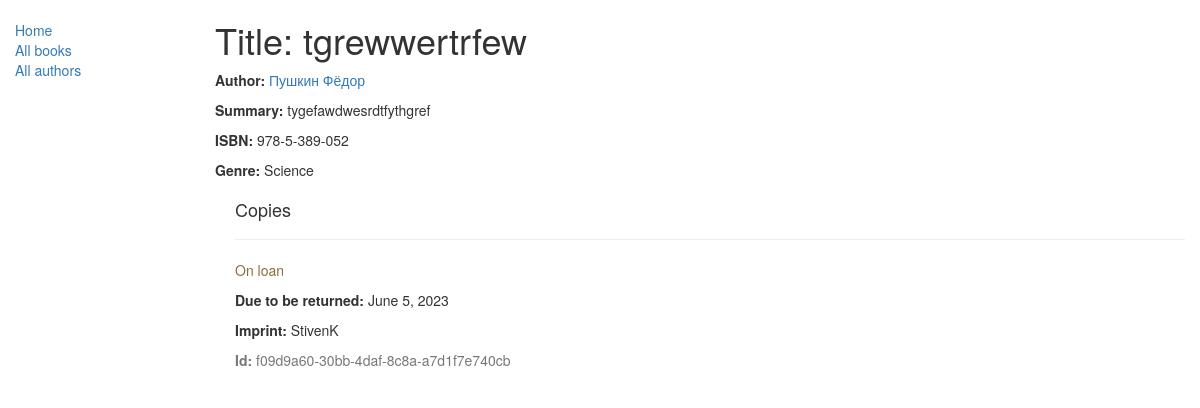
/catalog/book/2, run on the app's committed database.
### catalog/models.py (models this page shows, shortened)
class Book(models.Model):
    title = models.CharField(max_length=200)
    author = models.ForeignKey('Author', on_delete=models.SET_NULL, null=True)
    summary = models.TextField(max_length=1000, help_text="Enter a brief description of the book")
    isbn = models.CharField('ISBN', max_length=13, help_text='13 Character <a href="https://www.isbn-international.org/content/what-isbn">ISBN number</a>')
    genre = models.ManyToManyField(Genre, help_text="Select a genre for this book")
    def display_genre(self):
        return ', '.join([genre.name for genre in self.genre.all()[:3]])
    display_genre.short_description = 'Genre'

class Author(models.Model):
    first_name = models.CharField(max_length=100)
    last_name = models.CharField(max_length=100)
    date_of_birth = models.DateField(null=True, blank=True)
    date_of_death = models.DateField('Died', null=True, blank=True)
    def __str__(self):
        return '%s %s' % (self.last_name, self.first_name)

class Genre(models.Model):
    name = models.CharField(max_length=200, help_text="Enter a book genre (e.g. Science Fiction, French Poetry etc.)")
    def __str__(self):
        return self.name

class BookInstance(models.Model):
    id = models.UUIDField(primary_key= True, default=uuid.uuid4, help_text= "Unique ID for this particular book across whole library")
    book = models.ForeignKey('Book', on_delete=models.SET_NULL, null=True)
    imprint = models.CharField(max_length=200)
    due_back = models.DateField(null=True, blank=True)
    LOAN_STATUS = (
        ('m', 'Maintenance'),
        ('o', 'On loan'),
        ('a', 'Available'),
        ('r', 'Reserved'),
    )
    status = models.CharField(max_length=1, choices=LOAN_STATUS, blank=True, default='m', help_text='Book availability')
    class Meta:
        ordering = ["due_back"]

### catalog/views.py (the view)
# urls.py: path('book/<int:pk>', views.BookDetailView.as_view(), name='book-detail'),
class BookDetailView(generic.DetailView):
    model = Book

### catalog/templates/catalog/book_detail.html
{% extends "base_generic.html" %}
{% block content %}
  <h1>Title: {{ book.title }}</h1>
  <p><strong>Author:</strong> <a href="">{{ book.author }}</a></p>
  <p><strong>Summary:</strong> {{ book.summary }}</p>
  <p><strong>ISBN:</strong> {{ book.isbn }}</p>
  <p><strong>Genre:</strong> {% for genre in book.genre.all %} {{ genre }}{% if not forloop.last %}, {% endif %}{% endfor %}</p>
  <div style="margin-left:20px;margin-top:20px">
    <h4>Copies</h4>
    {% for copy in book.bookinstance_set.all %}
    <hr>
    <p class="{% if copy.status == 'a' %}text-success{% elif copy.status == 'd' %}text-danger{% else %}text-warning{% endif %}">{{ copy.get_status_display }}</p>
    {% if copy.status != 'a' %}<p><strong>Due to be returned:</strong> {{copy.due_back}}</p>{% endif %}
    <p><strong>Imprint:</strong> {{copy.imprint}}</p>
    <p class="text-muted"><strong>Id:</strong> {{copy.id}}</p>
    {% endfor %}
  </div>
{% endblock %}

### data on the page
Book: title "tgrewwertrfew", author "Пушкин Фёдор", summary "tygefawdwesrdtfythgref", isbn "978-5-389-052"
Genre: name "Science"
BookInstance: status "On loan", due_back "June 5, 2023", imprint "StivenK", id "f09d9a60-30bb-4daf-8c8a-a7d1f7e740cb"
